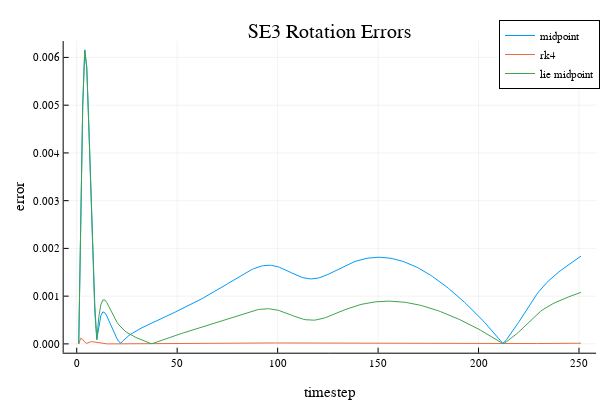

The notebook cell this image was saved under:
### Code cell
plot(err_rot_mid,label = "midpoint")
plot!(err_rot_rk4, label = "rk4")
plot!(err_rot_lie, label = "lie midpoint")
xlabel!("timestep")
ylabel!("error")
title!("SE3 Rotation Errors")

### Figure 1 — Plotly figure (JSON) as saved in the notebook; plotly's stock layout.template omitted (floating-point values rounded to 4 significant figures; data arrays with more than 128 entries replaced by an {"elided": "..."} marker saying what was removed)
{"data": [{"colorbar": {"len": 0.8657, "title": "", "x": 0.9934, "y": 0.5087}, "legendgroup": "midpoint", "line": {"color": "rgba(0, 154, 250, 1.000)", "dash": "solid", "shape": "linear", "width": 1}, "mode": "lines", "name": "midpoint", "showlegend": true, "type": "scatter", "x": {"elided": "251 int values"}, "xaxis": "x", "y": {"elided": "251 float values"}, "yaxis": "y"}, {"colorbar": {"len": 0.8657, "title": "", "x": 0.9934, "y": 0.5087}, "legendgroup": "rk4", "line": {"color": "rgba(227, 111, 71, 1.000)", "dash": "solid", "shape": "linear", "width": 1}, "mode": "lines", "name": "rk4", "showlegend": true, "type": "scatter", "x": {"elided": "251 int values"}, "xaxis": "x", "y": {"elided": "251 float values"}, "yaxis": "y"}, {"colorbar": {"len": 0.8657, "title": "", "x": 0.9934, "y": 0.5087}, "legendgroup": "lie midpoint", "line": {"color": "rgba(62, 164, 78, 1.000)", "dash": "solid", "shape": "linear", "width": 1}, "mode": "lines", "name": "lie midpoint", "showlegend": true, "type": "scatter", "x": {"elided": "251 int values"}, "xaxis": "x", "y": {"elided": "251 float values"}, "yaxis": "y"}], "layout": {"annotations": [{"font": {"color": "rgba(0, 0, 0, 1.000)", "family": "sans-serif", "size": 20}, "rotation": 0, "showarrow": false, "text": "SE3 Rotation Errors", "x": 0.5498, "xanchor": "center", "xref": "paper", "y": 1, "yanchor": "top", "yref": "paper"}], "height": 400, "legend": {"bgcolor": "rgba(255, 255, 255, 1.000)", "bordercolor": "rgba(0, 0, 0, 1.000)", "borderwidth": 1, "font": {"color": "rgba(0, 0, 0, 1.000)", "family": "sans-serif", "size": 11}, "title": {"font": {"color": "rgba(0, 0, 0, 1.000)", "family": "sans-serif", "size": 15}, "text": ""}, "tracegroupgap": 0, "traceorder": "normal", "x": 1, "xanchor": "auto", "y": 1, "yanchor": "auto"}, "margin": {"b": 20, "l": 0, "r": 0, "t": 20}, "paper_bgcolor": "rgba(255, 255, 255, 1.000)", "plot_bgcolor": "rgba(255, 255, 255, 1.000)", "showlegend": true, "width": 600, "xaxis": {"anchor": "y", "domain": [0.1061, 0.9934], "gridcolor": "rgba(0, 0, 0, 0.100)", "gridwidth": 0.5, "linecolor": "rgba(0, 0, 0, 1.000)", "mirror": false, "range": [-6.5, 258.5], "showgrid": true, "showline": true, "showticklabels": true, "tickangle": 0, "tickcolor": "rgb(0, 0, 0)", "tickfont": {"color": "rgba(0, 0, 0, 1.000)", "family": "sans-serif", "size": 11}, "tickmode": "array", "ticks": "inside", "ticktext": ["0", "50", "100", "150", "200", "250"], "tickvals": [0, 50, 100, 150, 200, 250], "title": "timestep", "titlefont": {"color": "rgba(0, 0, 0, 1.000)", "family": "sans-serif", "size": 15}, "type": "-", "visible": true, "zeroline": false, "zerolinecolor": "rgba(0, 0, 0, 1.000)"}, "yaxis": {"anchor": "x", "domain": [0.07581, 0.9415], "gridcolor": "rgba(0, 0, 0, 0.100)", "gridwidth": 0.5, "linecolor": "rgba(0, 0, 0, 1.000)", "mirror": false, "range": [-0.0001848, 0.006343], "showgrid": true, "showline": true, "showticklabels": true, "tickangle": 0, "tickcolor": "rgb(0, 0, 0)", "tickfont": {"color": "rgba(0, 0, 0, 1.000)", "family": "sans-serif", "size": 11}, "tickmode": "array", "ticks": "inside", "ticktext": ["0.000", "0.001", "0.002", "0.003", "0.004", "0.005", "0.006"], "tickvals": [0, 0.001, 0.002, 0.003, 0.004, 0.005, 0.006], "title": "error", "titlefont": {"color": "rgba(0, 0, 0, 1.000)", "family": "sans-serif", "size": 15}, "type": "-", "visible": true, "zeroline": false, "zerolinecolor": "rgba(0, 0, 0, 1.000)"}}}
